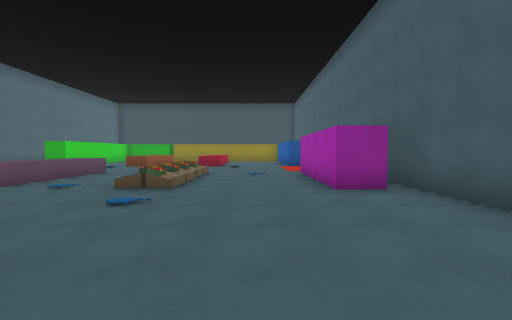
view 1 (above)

20 first-person views from a walk through a 3-D level made in the Godot game engine. The camera is 1.5 m above the floor, tilts 2° down and sees 90° across. Doors that lead somewhere are drawn open, without their leaves. The floor is counted in squares, 2 m on a side. Each view is taken from the middle of a square. On the plan, view 1 faces up. The plan holds only what a view shows up to about 9 squares ahead; the rest is blank. Surface patterns are stand-ins for the level's own textures.

view 2
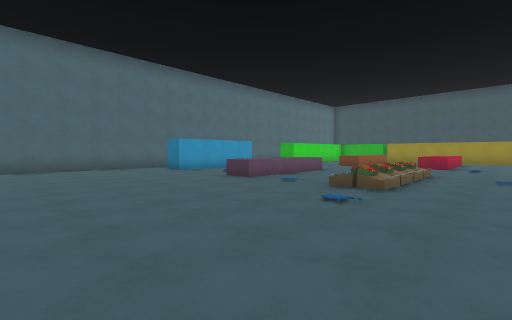

view 3
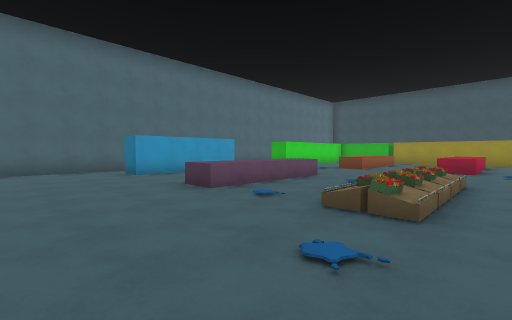

view 4
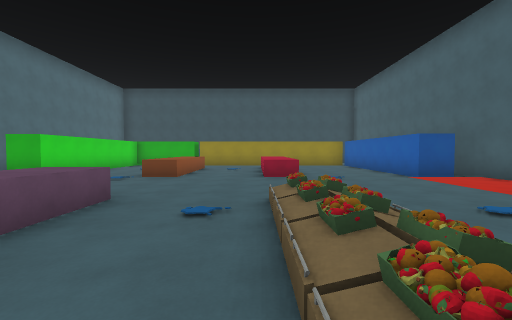

view 5
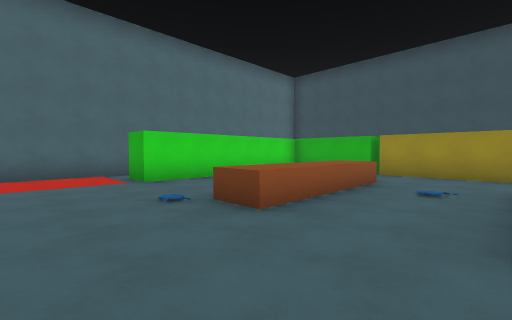

view 6
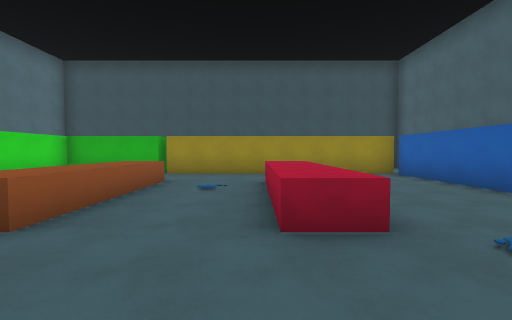

view 7
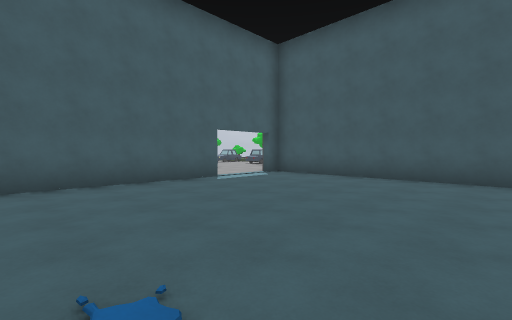

view 8
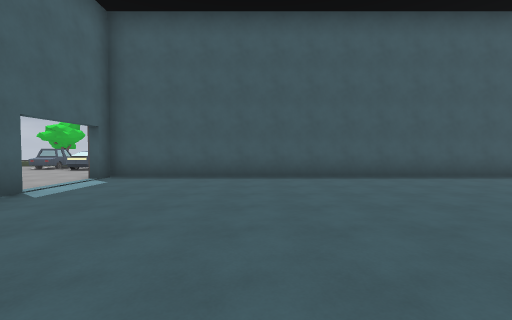

view 9
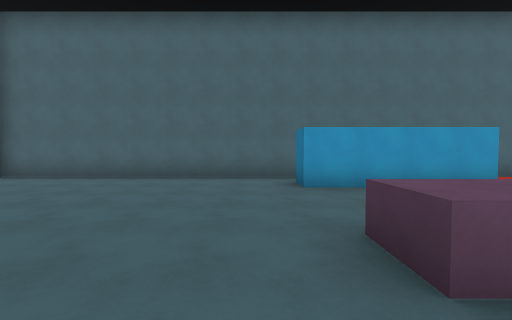

view 10
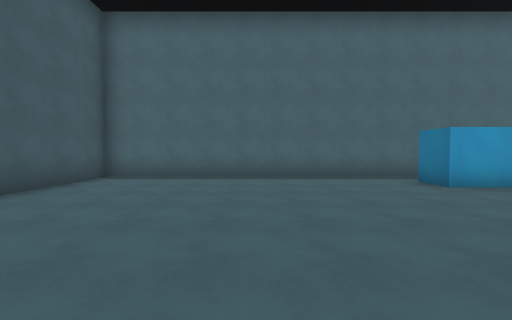

view 11
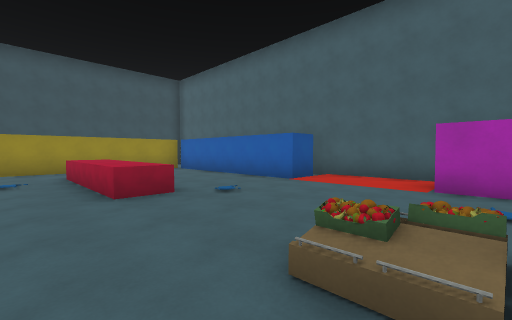

view 12
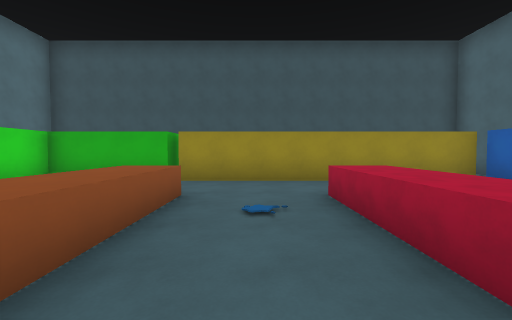

view 13
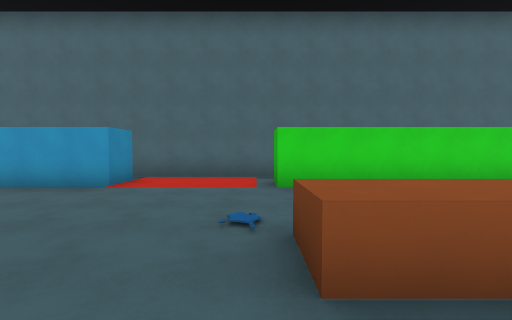

view 14
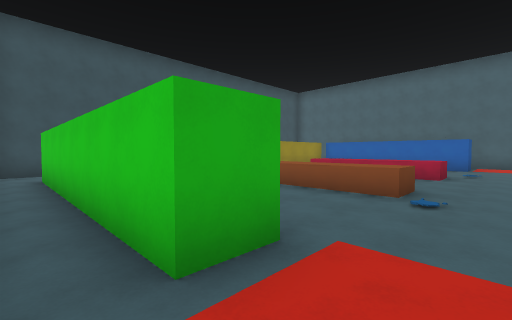

view 15
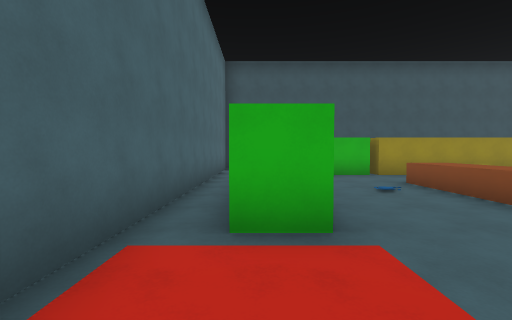

view 16
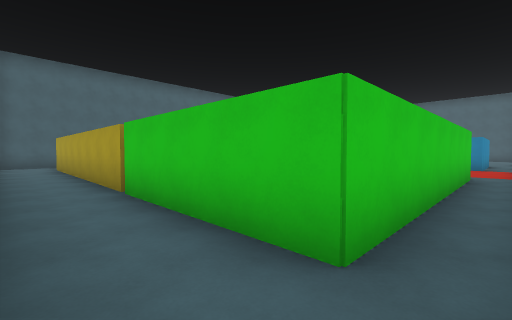

view 17
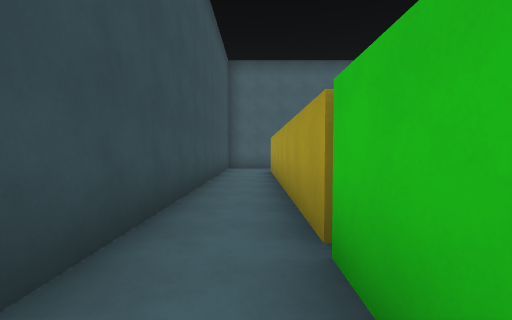

view 18
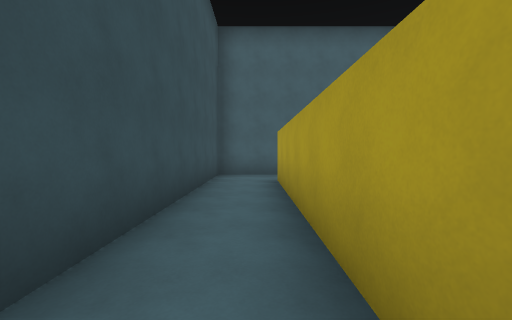

view 19
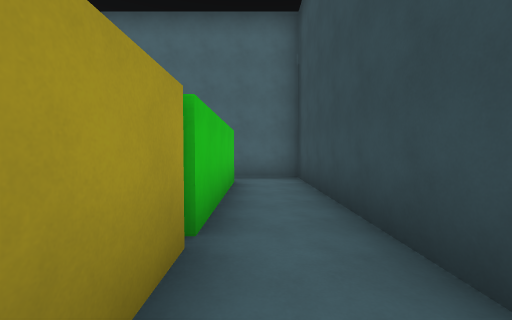

view 20
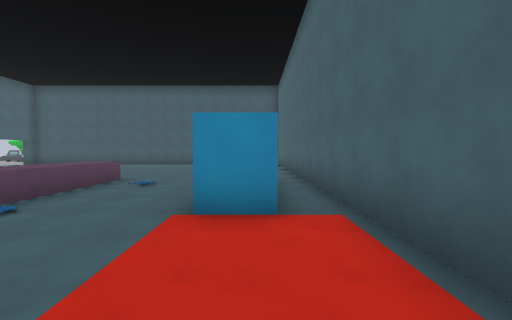

### Floor plan
Key: @ floor where view 1 was taken; # wall or solid block; . floor; / step, stairs or slope; D open door; ^ raised ledge; A apple; O other object.
Columns run from 12 left of view 1 to 6 right of it. Each row starts with its distance up from view 1.
 22 ###############
 21 #..............#
 20 #..............#
 19 #.############.#
 18 #.#  ......  ###
 17 #.# ......   .#
 16 #.# ..^...^ ..#
 15 #.#...^./.^ ..#
 14 #.#...^...^...#
 13 #.#...^...^...##
 12 #........../...#
 11 #..............#
 10 #.........O....#
  9 #.....^...A...##
  8 #.#...^..OOO/.#
  7 #.#...^..AOO..#
  6 #.#...^..AOA..##
  5 #.#...^...O...##
  4 #.........O....#
  3 #..............#
  2 #..............#
  1 #..............#
  0 #...........@..#
 -1 #..............D.
 -2 #..............D..
 -3 #..............#..
 -4 ################...
 -5                  ..

Positions as (right, up) in squares from view 1, and headings:
1: (0, 0), facing up
2: (0, 0), facing up-left
3: (-1, 2), facing up-left
4: (-3, 5), facing up
5: (-3, 10), facing up-left
6: (-3, 10), facing up
7: (-3, 4), facing down-right
8: (-1, 4), facing down
9: (-4, 4), facing left
10: (-4, 1), facing left
11: (-4, 8), facing up-right
12: (-4, 12), facing up
13: (-4, 12), facing left
14: (-11, 11), facing up-right
15: (-10, 10), facing up
16: (-11, 21), facing down-right
17: (-8, 20), facing right
18: (-5, 20), facing right
19: (-4, 20), facing left
20: (-10, 12), facing down
